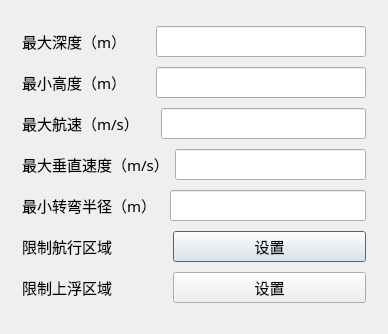
<?xml version="1.0" encoding="UTF-8"?>
<ui version="4.0">
 <class>SailRestrictionDialogClass</class>
 <widget class="QDialog" name="SailRestrictionDialogClass">
  <property name="geometry">
   <rect>
    <x>0</x>
    <y>0</y>
    <width>388</width>
    <height>334</height>
   </rect>
  </property>
  <property name="font">
   <font>
    <family>黑体</family>
    <pointsize>12</pointsize>
   </font>
  </property>
  <property name="windowTitle">
   <string>航行限制</string>
  </property>
  <property name="windowIcon">
   <iconset resource="auvshorecontrol.qrc">
    <normaloff>:/icon/sailtoolbar/icon/sailtoolbar/quanxianxianzhi_1.png</normaloff>:/icon/sailtoolbar/icon/sailtoolbar/quanxianxianzhi_1.png</iconset>
  </property>
  <layout class="QVBoxLayout" name="verticalLayout_2">
   <item>
    <widget class="QWidget" name="widget" native="true">
     <layout class="QVBoxLayout" name="verticalLayout">
      <item>
       <layout class="QHBoxLayout" name="horizontalLayout">
        <item>
         <widget class="QLabel" name="label">
          <property name="font">
           <font>
            <family>黑体</family>
            <pointsize>11</pointsize>
           </font>
          </property>
          <property name="text">
           <string>最大深度（m）      </string>
          </property>
         </widget>
        </item>
        <item>
         <widget class="QLineEdit" name="lineEdit"/>
        </item>
       </layout>
      </item>
      <item>
       <layout class="QHBoxLayout" name="horizontalLayout_2">
        <item>
         <widget class="QLabel" name="label_2">
          <property name="font">
           <font>
            <family>黑体</family>
            <pointsize>11</pointsize>
           </font>
          </property>
          <property name="text">
           <string>最小高度（m）      </string>
          </property>
         </widget>
        </item>
        <item>
         <widget class="QLineEdit" name="lineEdit_2"/>
        </item>
       </layout>
      </item>
      <item>
       <layout class="QHBoxLayout" name="horizontalLayout_3">
        <item>
         <widget class="QLabel" name="label_3">
          <property name="font">
           <font>
            <family>黑体</family>
            <pointsize>11</pointsize>
           </font>
          </property>
          <property name="text">
           <string>最大航速（m/s）    </string>
          </property>
         </widget>
        </item>
        <item>
         <widget class="QLineEdit" name="lineEdit_3"/>
        </item>
       </layout>
      </item>
      <item>
       <layout class="QHBoxLayout" name="horizontalLayout_4">
        <item>
         <widget class="QLabel" name="label_4">
          <property name="font">
           <font>
            <family>黑体</family>
            <pointsize>11</pointsize>
           </font>
          </property>
          <property name="text">
           <string>最大垂直速度（m/s）</string>
          </property>
         </widget>
        </item>
        <item>
         <widget class="QLineEdit" name="lineEdit_4"/>
        </item>
       </layout>
      </item>
      <item>
       <layout class="QHBoxLayout" name="horizontalLayout_5">
        <item>
         <widget class="QLabel" name="label_5">
          <property name="font">
           <font>
            <family>黑体</family>
            <pointsize>11</pointsize>
           </font>
          </property>
          <property name="text">
           <string>最小转弯半径（m）  </string>
          </property>
         </widget>
        </item>
        <item>
         <widget class="QLineEdit" name="lineEdit_5"/>
        </item>
       </layout>
      </item>
      <item>
       <layout class="QHBoxLayout" name="horizontalLayout_6">
        <item>
         <widget class="QLabel" name="label_6">
          <property name="font">
           <font>
            <family>黑体</family>
            <pointsize>11</pointsize>
           </font>
          </property>
          <property name="text">
           <string>限制航行区域</string>
          </property>
         </widget>
        </item>
        <item>
         <widget class="QPushButton" name="pushButton">
          <property name="minimumSize">
           <size>
            <width>193</width>
            <height>0</height>
           </size>
          </property>
          <property name="font">
           <font>
            <family>黑体</family>
            <pointsize>11</pointsize>
           </font>
          </property>
          <property name="text">
           <string>设置</string>
          </property>
         </widget>
        </item>
       </layout>
      </item>
      <item>
       <layout class="QHBoxLayout" name="horizontalLayout_7">
        <item>
         <widget class="QLabel" name="label_7">
          <property name="font">
           <font>
            <family>黑体</family>
            <pointsize>11</pointsize>
           </font>
          </property>
          <property name="text">
           <string>限制上浮区域</string>
          </property>
         </widget>
        </item>
        <item>
         <widget class="QPushButton" name="pushButton_2">
          <property name="minimumSize">
           <size>
            <width>193</width>
            <height>0</height>
           </size>
          </property>
          <property name="font">
           <font>
            <family>黑体</family>
            <pointsize>11</pointsize>
           </font>
          </property>
          <property name="text">
           <string>设置</string>
          </property>
         </widget>
        </item>
       </layout>
      </item>
     </layout>
    </widget>
   </item>
  </layout>
 </widget>
 <layoutdefault spacing="6" margin="11"/>
 <resources>
  <include location="auvshorecontrol.qrc"/>
 </resources>
 <connections/>
</ui>
